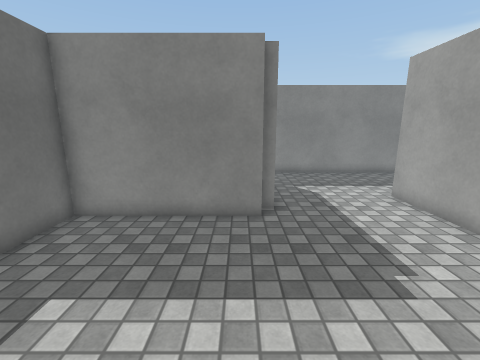
[1] (above)

12 first-person views from a walk through a 3-D level made in the Unity game engine. The camera is 1.5 m above the floor, tilts 12° down and sees 90° across. The floor is counted in squares, 0.5 m on a side. Each view is taken from the middle of a square. On the plan, view 1 faces up. The plan holds only what a view shows up to about 19 squares ahead; the rest is blank. Surface patterns are stand-ins for the level's own textures.

[2]
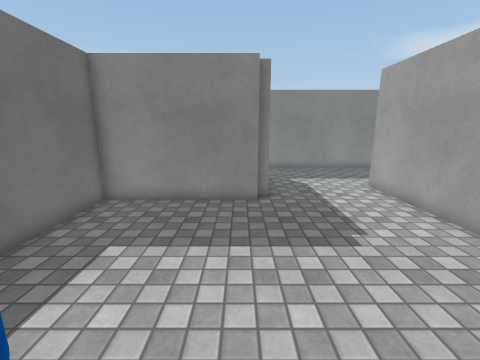

[3]
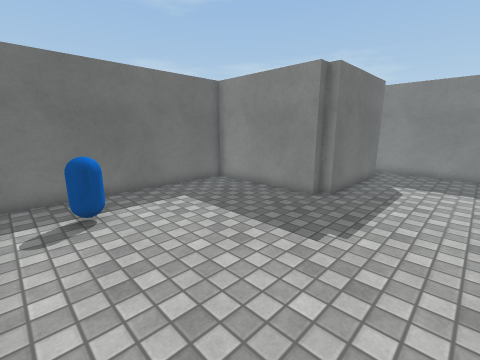

[4]
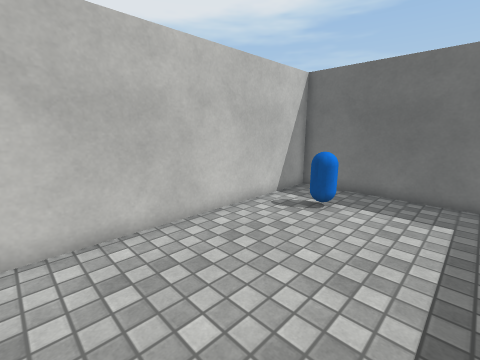

[5]
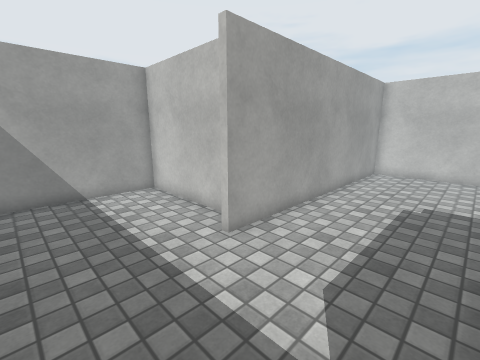

[6]
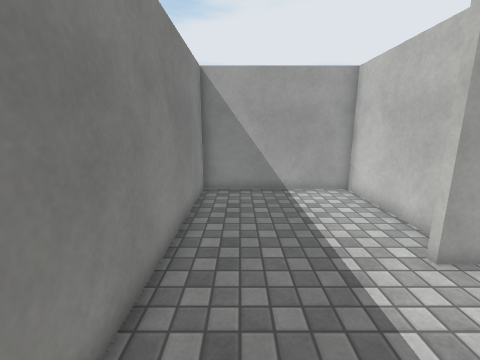

[7]
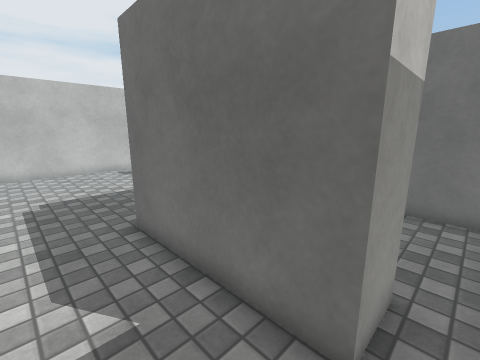

[8]
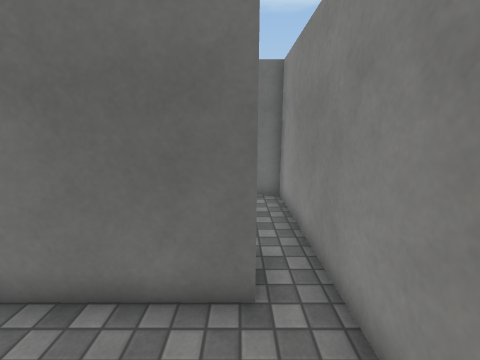

[9]
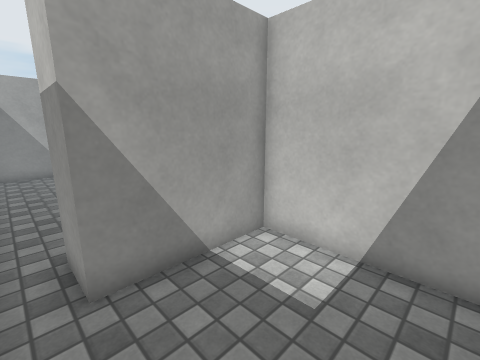

[10]
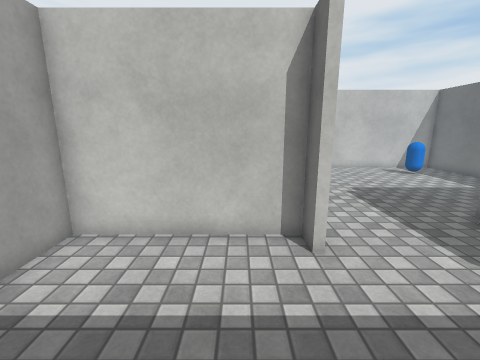

[11]
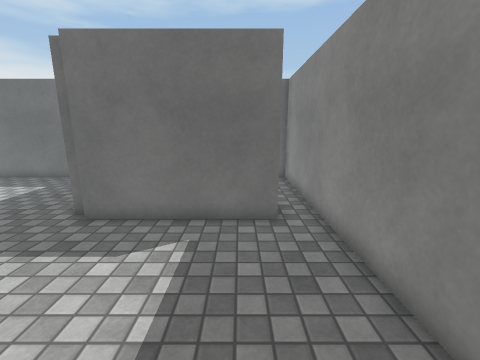

[12]
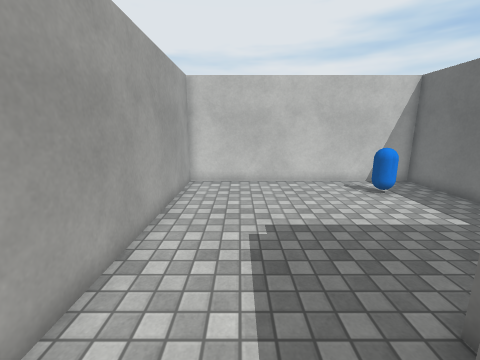

### Floor plan
Points are (right, up) in squares from view 1. A wall is a line through its corners. A room is listed if a view was taken in it or the views show most of it. See-through windows are left out.
Room 1 (views 1, 2, 3, 4, 5, 6, 7, 8, 10, 11, 12)
walls: (7.2, 9.5) (13.8, 9.5) (13.8, 16.9) (-1.6, 16.9); (-0.5, 15.3) (1.3, 15.3) (1.3, 8.7) (0.8, 8.7) (0.8, 8) (-5.8, 8) (-5.8, -2.8) (6.9, -2.8) (6.9, 10.6)
ways out: opening at (-1, 16) to room 2
objects: other object (-3, -1) to (-2, 0)
Room 2 (view 9)
walls: (-1.6, 16.9) (-5.8, 16.9) (-5.8, 14.4); (-5.4, 10.5) (-0.5, 10.5) (-0.5, 15.3)
ways out: opening at (-1, 16) to room 1

Positions as (right, up) in squares from view 1, and headings:
1: (0, 0), facing up
2: (0, -2), facing up
3: (6, -2), facing up-left
4: (6, 4), facing down-left
5: (2, 15), facing down-right
6: (2, 15), facing right
7: (4, 16), facing down-left
8: (5, 15), facing left
9: (-5, 16), facing down-right
10: (9, 16), facing down
11: (9, 14), facing left
12: (4, 11), facing down
